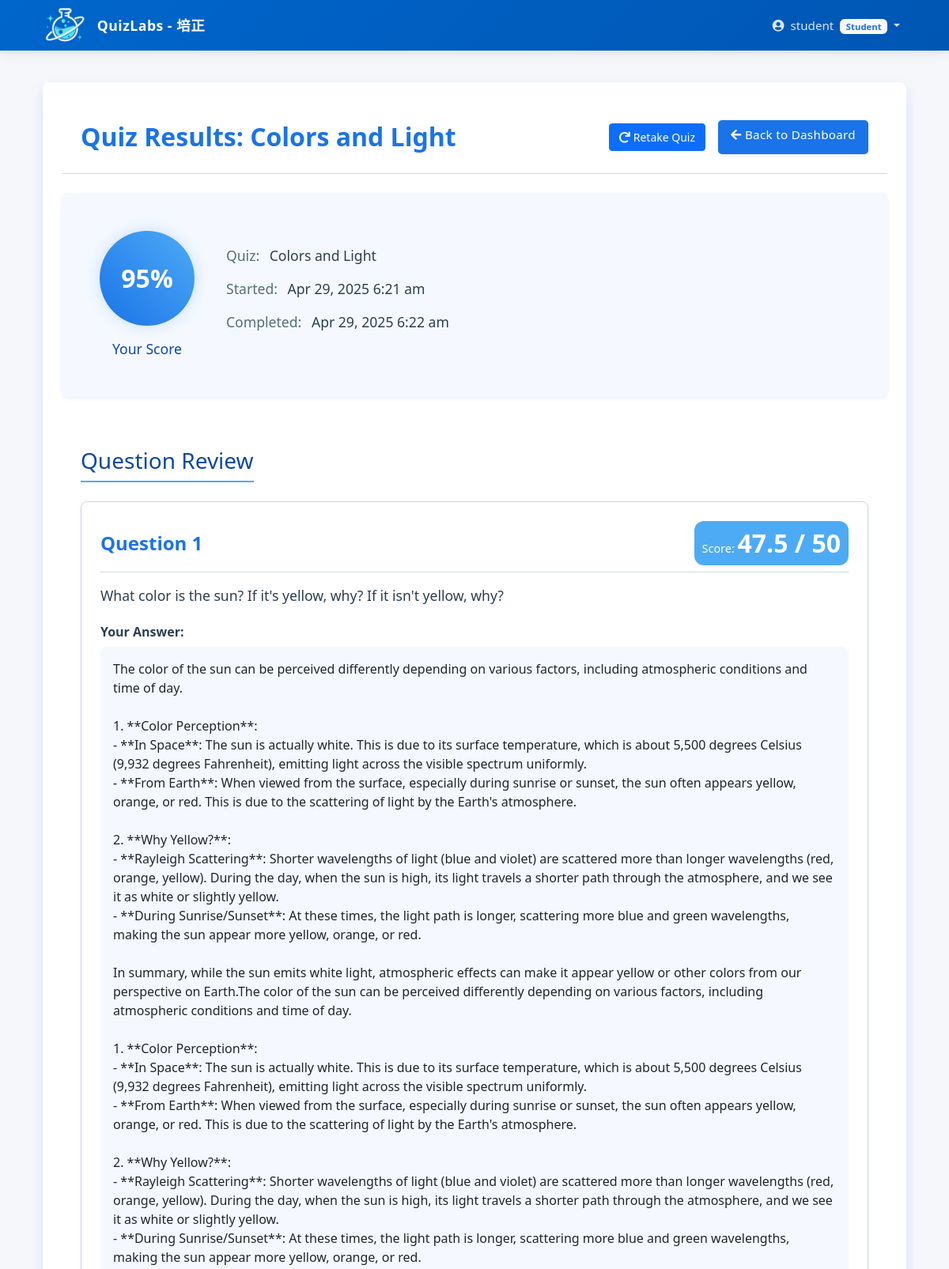
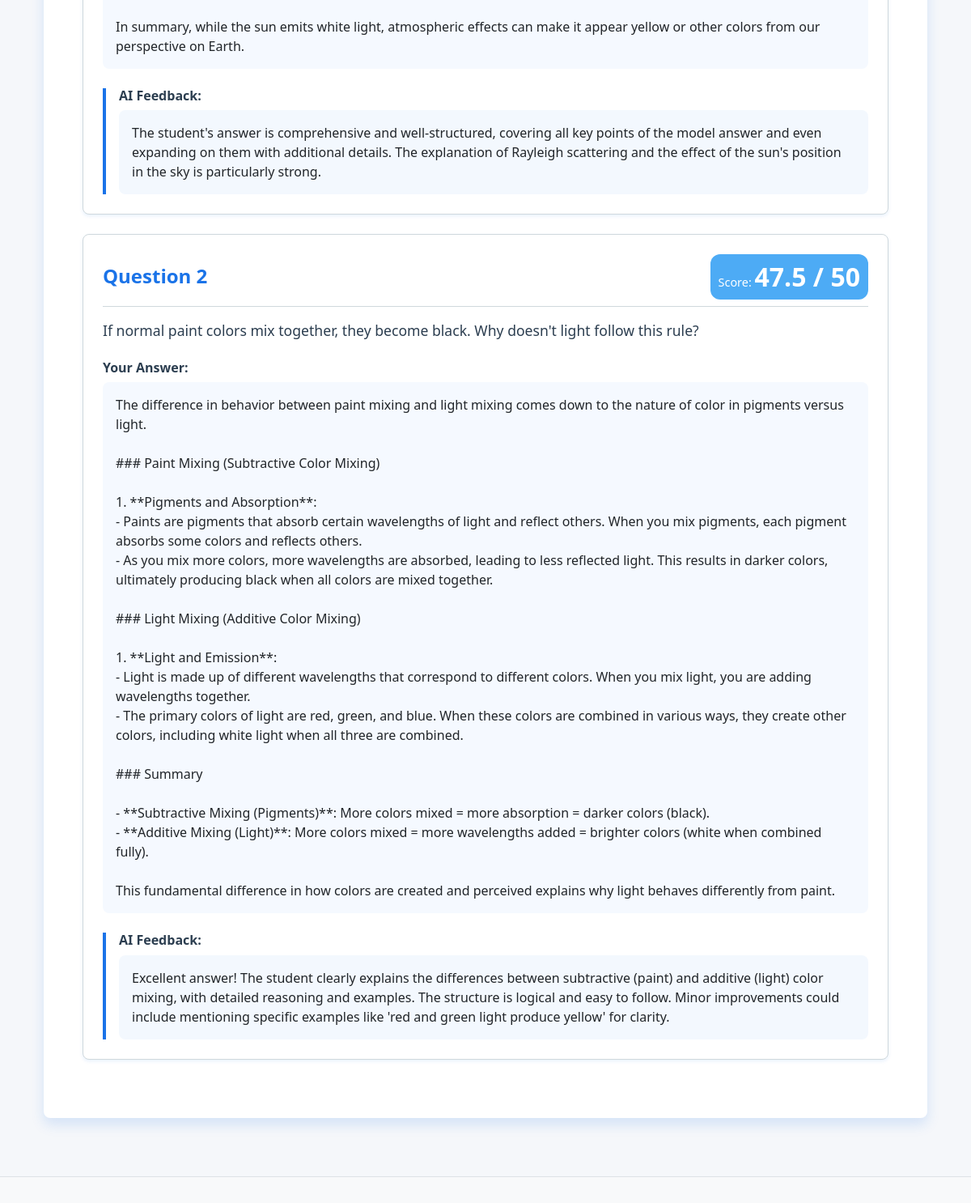
The page /student/view_result.php?attempt_id=90 (signed in) on the database its author committed (2 pictures, top to bottom).
### tables this page shows
CREATE TABLE quiz_attempts (
    id INTEGER PRIMARY KEY AUTOINCREMENT,
    quiz_id INTEGER NOT NULL,
    student_id INTEGER NOT NULL,
    start_time TIMESTAMP DEFAULT CURRENT_TIMESTAMP,
    end_time TIMESTAMP NULL,
    total_score REAL DEFAULT 0,
    status TEXT DEFAULT 'in_progress' CHECK (status IN ('in_progress', 'completed', 'graded')),
    FOREIGN KEY (quiz_id) REFERENCES quizzes(id) ON DELETE CASCADE,
    FOREIGN KEY (student_id) REFERENCES users(id) ON DELETE CASCADE
);

CREATE TABLE quizzes (
    id INTEGER PRIMARY KEY AUTOINCREMENT,
    title TEXT NOT NULL,
    description TEXT,
    created_by INTEGER NOT NULL,
    is_published INTEGER DEFAULT 0,
    created_at TIMESTAMP DEFAULT CURRENT_TIMESTAMP,
    updated_at TIMESTAMP DEFAULT CURRENT_TIMESTAMP, hash_id VARCHAR(16), allow_redo INTEGER DEFAULT 0, exam_mode INTEGER DEFAULT 0,
    FOREIGN KEY (created_by) REFERENCES users(id) ON DELETE CASCADE
);

CREATE TABLE student_answers (
    id INTEGER PRIMARY KEY AUTOINCREMENT,
    attempt_id INTEGER NOT NULL,
    question_id INTEGER NOT NULL,
    answer_text TEXT,
    score REAL DEFAULT NULL,
    feedback TEXT,
    graded_at TIMESTAMP NULL,
    FOREIGN KEY (attempt_id) REFERENCES quiz_attempts(id) ON DELETE CASCADE,
    FOREIGN KEY (question_id) REFERENCES questions(id) ON DELETE CASCADE
);

CREATE TABLE questions (
    id INTEGER PRIMARY KEY AUTOINCREMENT,
    quiz_id INTEGER NOT NULL,
    question_text TEXT NOT NULL,
    model_answer TEXT NOT NULL,
    points INTEGER DEFAULT 10,
    created_at TIMESTAMP DEFAULT CURRENT_TIMESTAMP,
    FOREIGN KEY (quiz_id) REFERENCES quizzes(id) ON DELETE CASCADE
);

### lib/database/db.php (called while the page is built, shortened)
<?php
require_once __DIR__ . '/../../config.php';
class Database {
    private $conn;
    public function __construct() {
        try {
            $dir = dirname(DB_FILE);
            $this->conn = new PDO("sqlite:" . DB_FILE);
            $this->conn->setAttribute(PDO::ATTR_ERRMODE, PDO::ERRMODE_EXCEPTION);
            $this->conn->exec('PRAGMA foreign_keys = ON');
            $this->conn->exec('
                CREATE TABLE IF NOT EXISTS settings (
                    id INTEGER PRIMARY KEY AUTOINCREMENT,
                    key TEXT UNIQUE NOT NULL,
                    value TEXT,
                    updated_by INTEGER,
                    updated_at TIMESTAMP DEFAULT CURRENT_TIMESTAMP,
                    FOREIGN KEY (updated_by) REFERENCES users(id)
                )
            ');
            $settingsCount = $this->single("SELECT COUNT(*) as count FROM settings", []);
            $this->query("INSERT OR IGNORE INTO settings (key, value) VALUES (?, ?)", ['quick_login_enabled', '1']);
        } catch(PDOException $e) {
            die("Connection failed: " . $e->getMessage());
        }
    }
    public function query($sql, $params = []) {
        try {
            $stmt = $this->conn->prepare($sql);
            $stmt->execute($params);
            return $stmt;
        } catch(PDOException $e) {
            die("Query failed: " . $e->getMessage());
        }
    }
    public function single($sql, $params = []) {
        $stmt = $this->query($sql, $params);
        return $stmt->fetch(PDO::FETCH_ASSOC);
    }
    public function resultSet($sql, $params = []) {
        $stmt = $this->query($sql, $params);
        return $stmt->fetchAll(PDO::FETCH_ASSOC);
    }
}

### lib/config/config.php (called while the page is built, shortened)
<?php
require_once __DIR__ . '/../database/db.php';
function getHashFromId($table, $id) {
    global $db;
    $result = $db->single("SELECT hash_id FROM $table WHERE id = ?", [$id]);
    return $result ? $result['hash_id'] : null;
}

### student/view_result.php (the view, shortened to what this page needs)
<?php
require_once __DIR__ . '/../config.php';
$db = new Database();
$student_id = $_SESSION['user_id'];
$attempt_id = isset($_GET['attempt_id']) ? (int)$_GET['attempt_id'] : 0;
$attempt = $db->single("
    SELECT qa.*, q.title as quiz_title, q.description as quiz_description
    FROM quiz_attempts qa
    JOIN quizzes q ON qa.quiz_id = q.id
    WHERE qa.id = ? AND qa.student_id = ?
", [$attempt_id, $student_id]);
$questionAnswers = $db->resultSet("
    SELECT q.id as question_id, q.question_text, q.model_answer, q.points as max_points,
           a.id as answer_id, a.answer_text, a.score, a.feedback
    FROM questions q
    LEFT JOIN student_answers a ON q.id = a.question_id AND a.attempt_id = ?
    WHERE q.quiz_id = ?
    ORDER BY q.id ASC
", [$attempt_id, $attempt['quiz_id']]);
include_once INCLUDES_PATH . '/header.php';
?>
<div class="quiz-results student-view">
    <div class="quiz-results-header">
        <h2>Quiz Results: <?= htmlspecialchars($attempt['quiz_title']) ?></h2>
        <div class="quiz-actions">
            <?php $quiz_hash_id = getHashFromId('quizzes', $attempt['quiz_id']); ?>
            <a href="<?= BASE_URL ?>/student/take_quiz.php?id=<?= $quiz_hash_id ?>&retake=1" class="btn-retake me-2">
                <i class="fas fa-redo"></i> Retake Quiz
            </a>
            <a href="<?= BASE_URL ?>/student" class="btn btn-sm btn-outline-primary">
                <i class="fas fa-arrow-left"></i> Back to Dashboard
            </a>
        </div>
    </div>
    <div class="result-summary">
        <div class="result-card">
            <div class="score-display">
                <div class="score-circle">
                    <span class="score-value"><?= $attempt['total_score'] ?>%</span>
                </div>
                <div class="score-label">Your Score</div>
            </div>
            <div class="result-details">
                <div class="detail-item">
                    <span class="label">Quiz:</span>
                    <span class="value"><?= htmlspecialchars($attempt['quiz_title']) ?></span>
                </div>
                <div class="detail-item">
                    <span class="label">Started:</span>
                    <span class="value"><?= date('M j, Y g:i a', strtotime($attempt['start_time'] ?? '')) ?></span>
                </div>
                <div class="detail-item">
                    <span class="label">Completed:</span>
                    <span class="value"><?= date('M j, Y g:i a', strtotime($attempt['end_time'] ?? '')) ?></span>
                </div>
            </div>
        </div>
    </div>
    <div class="answers-review">
        <h3>Question Review</h3>
        <?php if (count($questionAnswers) > 0): ?>
            <?php foreach ($questionAnswers as $index => $qa): ?>
                <div class="answer-card">
                    <div class="answer-header">
                        <h4>Question <?= $index + 1 ?></h4>
                        <div class="answer-score">
                            Score: <span class="score-value"><?= $qa['score'] ?? 'undefined' ?> / <?= $qa['max_points'] ?></span>
                        </div>
                    </div>
                    <div class="question-text">
                        <p><?= nl2br(htmlspecialchars($qa['question_text'])) ?></p>
                    </div>
                    <div class="answer-section">
                        <div class="student-answer">
                            <h5>Your Answer:</h5>
                            <p><?= nl2br(htmlspecialchars($qa['answer_text'] ?? '')) ?></p>
                        </div>
                    </div>
                    <?php if (!empty($qa['feedback'])): ?>
                        <div class="feedback-section">
                            <h5>AI Feedback:</h5>
                            <?php
                                $feedback = json_decode($qa['feedback'], true);
                                if ($feedback && is_array($feedback)):
                            ?>
                                <div class="score-section mb-3">
                                    <span class="badge bg-<?= $feedback['score'] >= 70 ? 'success' : ($feedback['score'] >= 40 ? 'warning' : 'danger') ?>">
                                        Score: <?= $feedback['score'] ?>%
                                    </span>
                                </div>
                                <?php if (!empty($feedback['feedback'])): ?>
                                    <div class="mb-3">
                                        <strong>Feedback:</strong>
                                        <p><?= nl2br(htmlspecialchars($feedback['feedback'])) ?></p>
                                    </div>
                                <?php endif; ?>
                                <?php if (!empty($feedback['key_points_addressed'])): ?>
                                    <div class="mb-3">
                                        <strong>Key Points Addressed:</strong>
                                        <ul class="list-group">
                                            <?php foreach ($feedback['key_points_addressed'] as $point): ?>
                                                <li class="list-group-item list-group-item-success">
                                                    <i class="fas fa-check me-2"></i><?= htmlspecialchars($point) ?>
                                                </li>
                                            <?php endforeach; ?>
                                        </ul>
                                    </div>
                                <?php endif; ?>
                                <?php if (!empty($feedback['key_points_missed'])): ?>
                                    <div class="mb-3">
                                        <strong>Areas for Improvement:</strong>
                                        <ul class="list-group">
                                            <?php foreach ($feedback['key_points_missed'] as $point): ?>
                                                <li class="list-group-item list-group-item-danger">
                                                    <i class="fas fa-times me-2"></i><?= htmlspecialchars($point) ?>
                                                </li>
                                            <?php endforeach; ?>
                                        </ul>
                                    </div>
                                <?php endif; ?>
                                <?php if (!empty($feedback['improvement_suggestions'])): ?>
                                    <div class="mb-3">
                                        <strong>Suggestions for Improvement:</strong>
                                        <div class="alert alert-info">
                                            <i class="fas fa-lightbulb me-2"></i>
                                            <?= nl2br(htmlspecialchars($feedback['improvement_suggestions'])) ?>
                                        </div>
                                    </div>
                                <?php endif; ?>
                            <?php else: ?>
                                <p><?= nl2br(htmlspecialchars($qa['feedback'])) ?></p>
                            <?php endif; ?>
                        </div>
                    <?php endif; ?>
                </div>
            <?php endforeach; ?>
        <?php endif; ?>
    </div>
</div>
<?php include_once INCLUDES_PATH . '/footer.php'; ?>

### assets/css/ui-components.css (style rules this page uses)
:root { --primary: #4F46E5; --primaryHover: #4338CA; --secondary: #6b7280; --secondaryHover: #4b5563; --success: #10b981; --danger: #ef4444; --warning: #f59e0b; --info: #3b82f6; --light: #f3f4f6; --dark: #1f2937; --background: #ffffff; --text: #374151; --muted: #9ca3af; --border: #e5e7eb; }

### assets/css/quiz-cards.css (style rules this page uses)
.btn-retake, .btn-redo { background-color: #0d6efd; color: white; border-radius: 4px; padding: 0.375rem 0.75rem; font-size: 0.875rem; font-weight: 500; text-align: center; text-decoration: none; border: 1px solid #0d6efd; transition: all 0.15s ease-in-out; display: inline-flex; align-items: center; justify-content: center; margin: 0.25rem; }
.btn-retake i, .btn-redo i { margin-right: 0.25rem; }

### rows shown on the page
quiz_attempts: quiz.title "Colors and Light", total_score "95", start_time "Apr 29, 2025 6:21 am", end_time "Apr 29, 2025 6:22 am"
student_answers: score "47.5", question.points "50", question.question_text "What color is the sun? If it's yellow, why? If it isn't yellow, why?", answer_text "The color of the sun can be perceived differently depending on various factors, including atmospheric conditions and time of day. 1. **Color Perception**: - **In Space**: The sun is actually white. This is due to its surface temperature, which is about 5,500 degrees Celsius (9,932 degrees Fahrenheit), emitting light across the visible spectrum uniformly. - **From Earth**: When viewed from the surface, especially during sunrise or sunset, the sun often appears yellow, orange, or red. This is due to the scattering of light by the Earth's atmosphere. 2. **Why Yellow?**: - **Rayleigh Scattering**: Shorter wavelengths of light (blue and violet) are scattered more than longer wavelengths (red,…", feedback "The student's answer is comprehensive and well-structured, covering all key points of the model answer and even expanding on them with additional details. The explanation of Rayleigh scattering and the effect of the sun's position in the sky is particularly strong."
student_answers: score "47.5", question.points "50", question.question_text "If normal paint colors mix together, they become black. Why doesn't light follow this rule?", answer_text "The difference in behavior between paint mixing and light mixing comes down to the nature of color in pigments versus light. ### Paint Mixing (Subtractive Color Mixing) 1. **Pigments and Absorption**: - Paints are pigments that absorb certain wavelengths of light and reflect others. When you mix pigments, each pigment absorbs some colors and reflects others. - As you mix more colors, more wavelengths are absorbed, leading to less reflected light. This results in darker colors, ultimately producing black when all colors are mixed together. ### Light Mixing (Additive Color Mixing) 1. **Light and Emission**: - Light is made up of different wavelengths that correspond to different colors. When…", feedback "Excellent answer! The student clearly explains the differences between subtractive (paint) and additive (light) color mixing, with detailed reasoning and examples. The structure is logical and easy to follow. Minor improvements could include mentioning specific examples like 'red and green light produce yellow' for clarity."

### other values the page prints
$_SESSION['username'] "student"
$_SESSION['role'] "Student"
